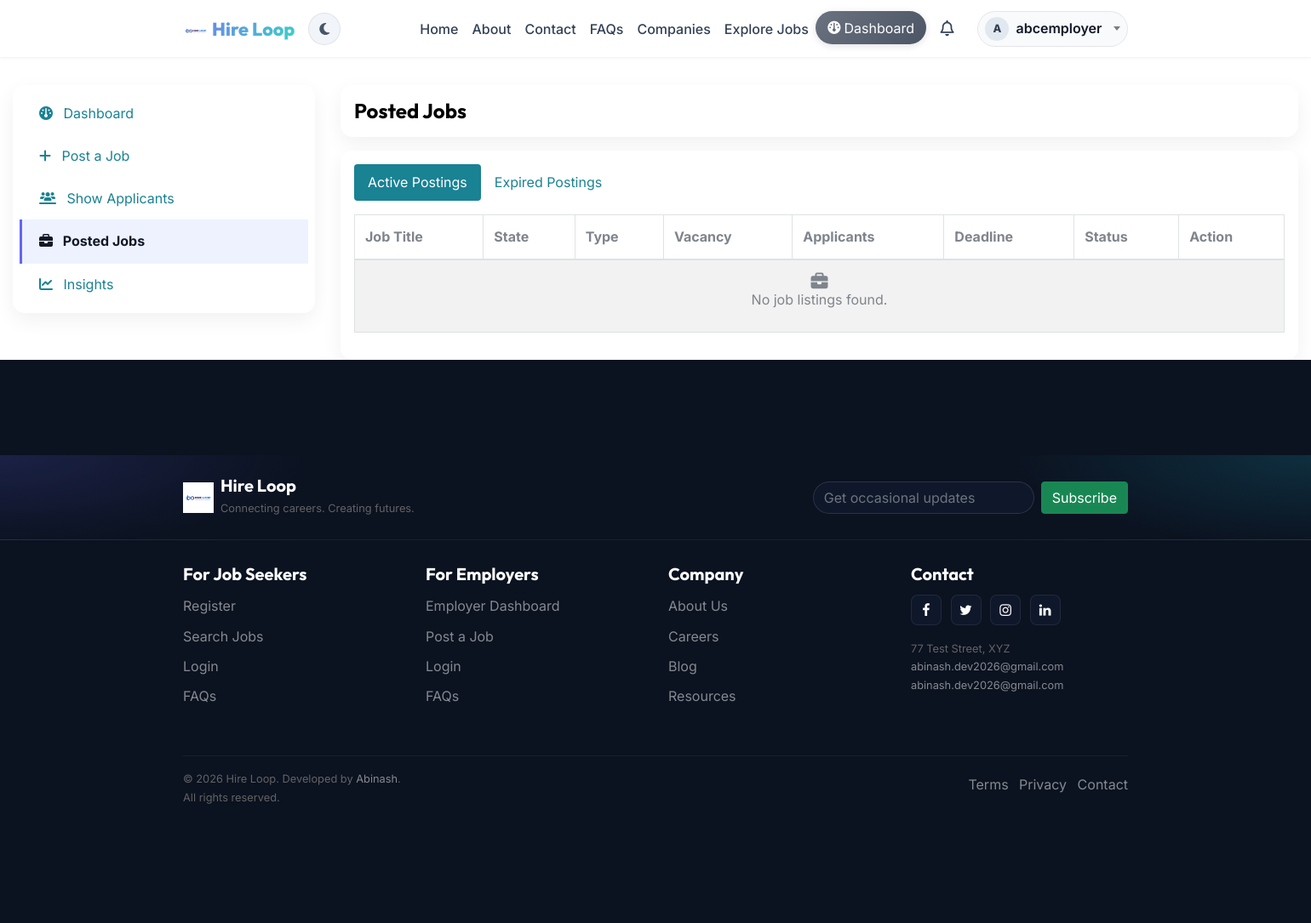
The page /users/postedJobs.php (signed in) on the database as committed earlier.
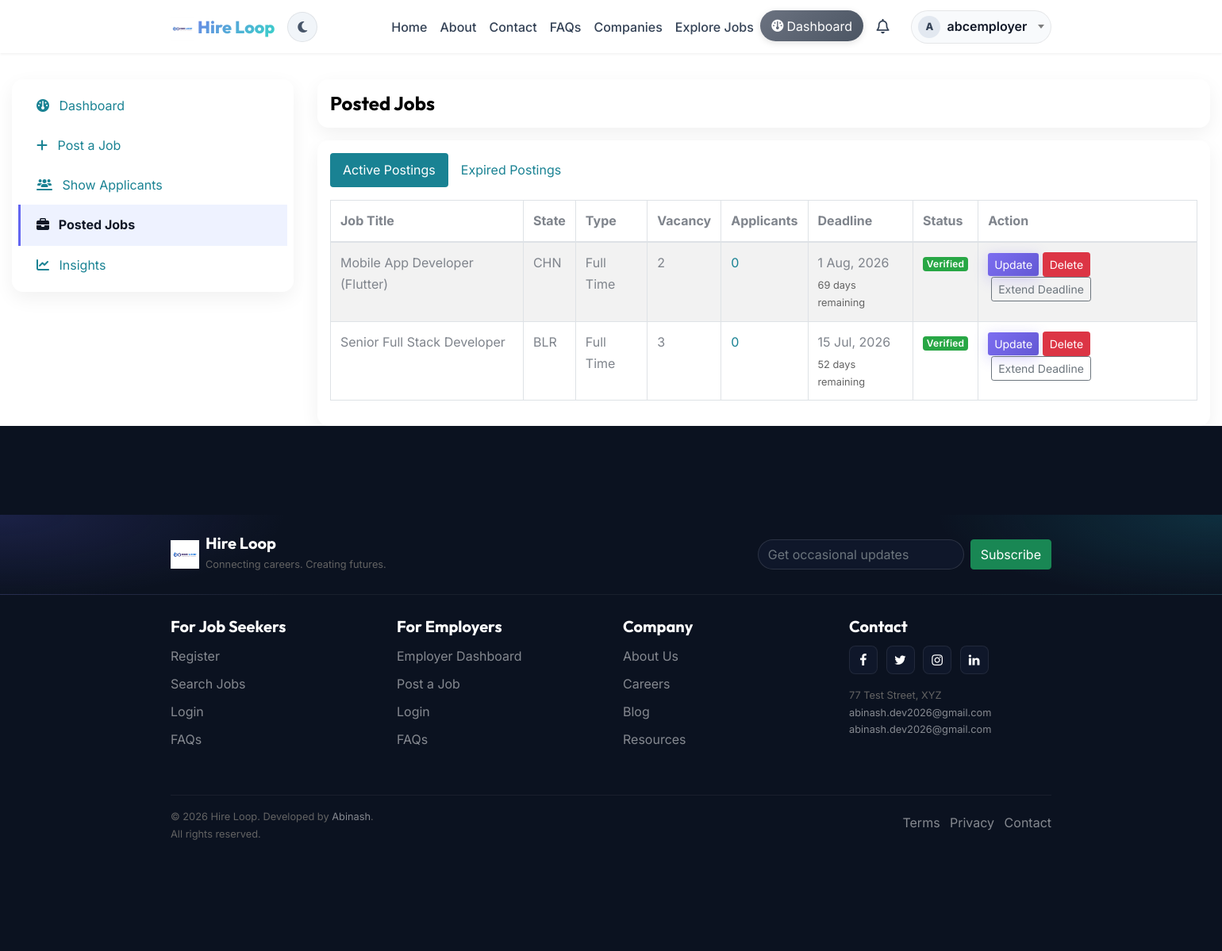
The same page on the database as committed later.
### tables this page shows
CREATE TABLE `jobs` (
  `id` int(3) NOT NULL AUTO_INCREMENT,
  `job_title` varchar(200) NOT NULL,
  `job_region` varchar(200) NOT NULL,
  `job_type` varchar(200) NOT NULL,
  `work_arrangement` varchar(50) NOT NULL,
  `vacancy` int(3) NOT NULL,
  `job_category` varchar(200) NOT NULL,
  `experience` varchar(200) NOT NULL,
  `salary` varchar(200) NOT NULL,
  `inclusivity_notes` text DEFAULT NULL,
  `application_deadline` varchar(200) NOT NULL,
  `job_description` varchar(1000) NOT NULL,
  `responsibilities` varchar(1000) NOT NULL,
  `education_experience` varchar(1000) NOT NULL,
  `other_benefits` varchar(1000) NOT NULL,
  `company_email` varchar(200) NOT NULL,
  `company_name` varchar(200) NOT NULL,
  `company_id` int(3) NOT NULL,
  `company_image` varchar(200) NOT NULL,
  `status` int(3) NOT NULL DEFAULT 0,
  `created_at` timestamp NOT NULL DEFAULT current_timestamp(),
  `view_count` int(11) DEFAULT 0,
  PRIMARY KEY (`id`)
);

### users/postedJobs.php (the view, shortened to what the rows shown need)
<?php require "../config/config.php";
?>
<?php
$limit  = 10;
$page   = (isset($_GET['page']) && is_numeric($_GET['page'])) ? (int)$_GET['page'] : 1;
$offset = ($page - 1) * $limit;
$tab = (isset($_GET['tab']) && $_GET['tab'] === 'expired') ? 'expired' : 'active';
$deadlineWhere = ($tab === 'expired')
  ? " AND application_deadline IS NOT NULL AND DATE(application_deadline) < CURDATE() "
  : " AND (application_deadline IS NULL OR DATE(application_deadline) >= CURDATE()) ";
$user_id = $_SESSION['id'];
$sql = "SELECT * FROM jobs WHERE company_id = :id {$deadlineWhere} ORDER BY id DESC LIMIT :limit OFFSET :offset";
$stmt = $conn->prepare($sql);
$stmt->bindValue(':id', $user_id, PDO::PARAM_INT);
$stmt->bindValue(':limit', $limit, PDO::PARAM_INT);
$stmt->bindValue(':offset', $offset, PDO::PARAM_INT);
$stmt->execute();
$jobListings = $stmt->fetchAll(PDO::FETCH_OBJ);
$applicantCounts = [];
require "../includes/header.php";
?>
<div class="container-fluid emp-wrap">
  <div class="row">
    <main class="col-lg-9">
      <div class="emp-card p-3">
        <div class="table-responsive">
          <table class="table table-striped table-hover table-bordered w-100">
            <thead>
              <tr>
                <th>Job Title</th>
                <th>State</th>
                <th>Type</th>
                <th>Vacancy</th>
                <th>Applicants</th>
                <th>Deadline</th>
                <th>Status</th>
                <th>Action</th>
              </tr>
            </thead>
            <tbody>
            <?php if (!empty($jobListings)) : ?>
              <?php foreach ($jobListings as $job) : ?>
                <tr>
                  <td><?php echo htmlspecialchars($job->job_title); ?></td>
                  <td><?php echo htmlspecialchars($job->job_region); ?></td>
                  <td><?php echo htmlspecialchars($job->job_type); ?></td>
                  <td><?php echo htmlspecialchars($job->vacancy); ?></td>
                  <td>
                    <?php $count = isset($applicantCounts[$job->id]) ? $applicantCounts[$job->id] : 0; ?>
                    <a href="show-applicants.php?id=<?= $_SESSION['id'] ?>&job_id=<?= $job->id ?>"><?= $count ?></a>
                  </td>
                  <td>
                  <?php
                    $deadlineTs = $job->application_deadline ? strtotime($job->application_deadline) : null;
                    $dateStr    = $deadlineTs ? date('j M, Y', $deadlineTs) : '—';
                    echo htmlspecialchars($dateStr);
                    if ($deadlineTs) {
                      $diffDays = (int)ceil(($deadlineTs - time()) / 86400);
                      echo '<div class="small text-muted mt-1">';
                      if ($diffDays > 0) {
                        echo $diffDays . ' day' . ($diffDays === 1 ? '' : 's') . ' remaining';
                      } elseif ($diffDays === 0) {
                        echo 'Deadline today';
                      } else {
                        $ago = abs($diffDays);
                        echo 'Expired ' . $ago . ' day' . ($ago === 1 ? '' : 's') . ' ago';
                      }
                      echo '</div>';
                    }
                  ?>
                </td>
                  <td>
                    <?php if ($job->status == 1): ?>
                      <span class="badge badge-success text-white">Verified</span>
                    <?php else: ?>
                      <span class="badge badge-warning">Pending Verification</span>
                    <?php endif; ?>
                  </td>
                  <td>
                    <a href="../jobs/job-update.php?id=<?php echo $job->id;?>" class="btn btn-primary btn-sm">Update</a>
                    <a href="../jobs/job-delete.php?id=<?php echo $job->id;?>" class="btn btn-danger btn-sm" onclick="return confirm('Are you sure you want to delete this job?');">Delete</a>
                    <?php
                      if ($tab === 'active') {
                        $deadlineTs = $job->application_deadline ? strtotime($job->application_deadline) : null;
                        $isExpired  = $deadlineTs ? (date('Y-m-d', $deadlineTs) < date('Y-m-d')) : false;
                    ?>
                      <div class="btn-group ml-1" data-toggle="tooltip" data-bs-toggle="tooltip">
                      <button type="button"
                              class="btn btn-outline-secondary btn-sm dropdown-toggle"
                              data-toggle="dropdown" data-bs-toggle="dropdown"
                              <?php echo $isExpired ? 'disabled aria-disabled="true"' : ''; ?>>
                        Extend Deadline
                      </button>
                    </div>
                    <?php } ?>
                  </td>
                </tr>
              <?php endforeach; ?>
            <?php endif; ?>
            </tbody>
          </table>
        </div>
      </div>
    </main>
  </div>
</div>
<?php require "../includes/footer.php"; ?>

Rows that differ between the two databases and show on the page:
added jobs: job_title "Mobile App Developer (Flutter)", job_region "CHN", job_type "Full Time", vacancy "2", id "0", application_deadline "1 Aug, 2026", application_deadline "69", shows "s", status "Verified"
added jobs: job_title "Senior Full Stack Developer", job_region "BLR", job_type "Full Time", vacancy "3", id "0", application_deadline "15 Jul, 2026", application_deadline "52", shows "s", status "Verified"
Other text that changed with them:
text no longer shown: "No job listings found."
